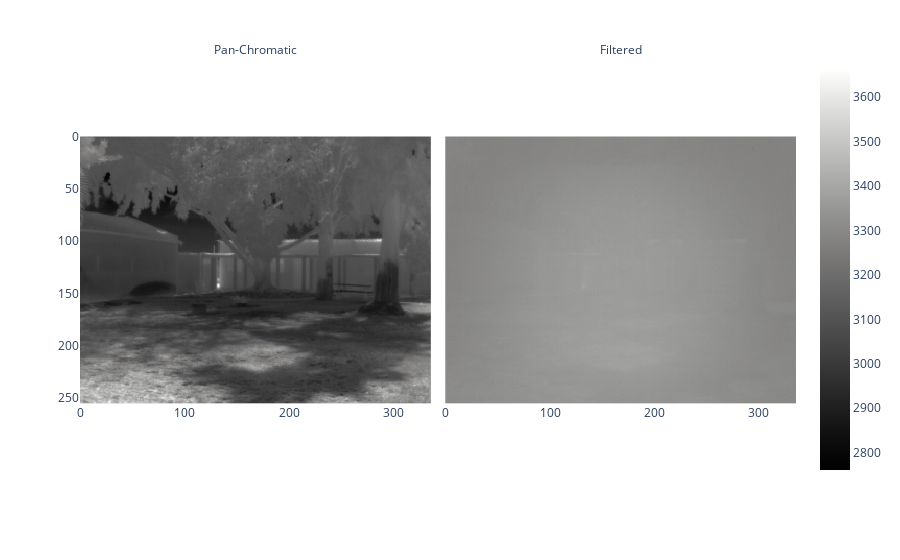

This figure's notebook cell:
### Markdown cell above
Moreover, many pixels have a higher intensity level when the filter is applied, in contrast to the expected physical phenomenon, by which the grey level is proportional to the radiated power. This can be clerly observed when using the same dynamic range for showing both images:

### Code cell
fig = px.imshow(data[:2, 0, ...], facet_col=0,
                color_continuous_scale='gray')
fig.layout.annotations[0].text="Pan-Chromatic"
fig.layout.annotations[1].text="Filtered"
fig.show()

### Figure 1 — Plotly figure (JSON) as saved in the notebook; plotly's stock layout.template omitted (floating-point values rounded to 4 significant figures; data arrays with more than 128 entries replaced by an {"elided": "..."} marker saying what was removed)
{"data": [{"coloraxis": "coloraxis", "hovertemplate": "x: %{x}<br>y: %{y}<br>color: %{z}<extra></extra>", "name": "0", "type": "heatmap", "xaxis": "x", "yaxis": "y", "z": {"elided": "256x336 int values"}}, {"coloraxis": "coloraxis", "hovertemplate": "x: %{x}<br>y: %{y}<br>color: %{z}<extra></extra>", "name": "1", "type": "heatmap", "xaxis": "x2", "yaxis": "y2", "z": {"elided": "256x336 int values"}}], "layout": {"annotations": [{"font": {}, "showarrow": false, "text": "Pan-Chromatic", "x": 0.245, "xanchor": "center", "xref": "paper", "y": 1, "yanchor": "bottom", "yref": "paper"}, {"font": {}, "showarrow": false, "text": "Filtered", "x": 0.755, "xanchor": "center", "xref": "paper", "y": 1, "yanchor": "bottom", "yref": "paper"}], "coloraxis": {"colorscale": [[0, "rgb(0, 0, 0)"], [0.09091, "rgb(16, 16, 16)"], [0.1818, "rgb(38, 38, 38)"], [0.2727, "rgb(59, 59, 59)"], [0.3636, "rgb(81, 80, 80)"], [0.4545, "rgb(102, 101, 101)"], [0.5455, "rgb(124, 123, 122)"], [0.6364, "rgb(146, 146, 145)"], [0.7273, "rgb(171, 171, 170)"], [0.8182, "rgb(197, 197, 195)"], [0.9091, "rgb(224, 224, 223)"], [1, "rgb(254, 254, 253)"]]}, "margin": {"t": 60}, "xaxis": {"anchor": "y", "constrain": "domain", "domain": [0, 0.49], "scaleanchor": "y"}, "xaxis2": {"anchor": "y2", "domain": [0.51, 1], "matches": "x"}, "yaxis": {"anchor": "x", "autorange": "reversed", "constrain": "domain", "domain": [0, 1]}, "yaxis2": {"anchor": "x2", "domain": [0, 1], "matches": "y", "showticklabels": false}}}
